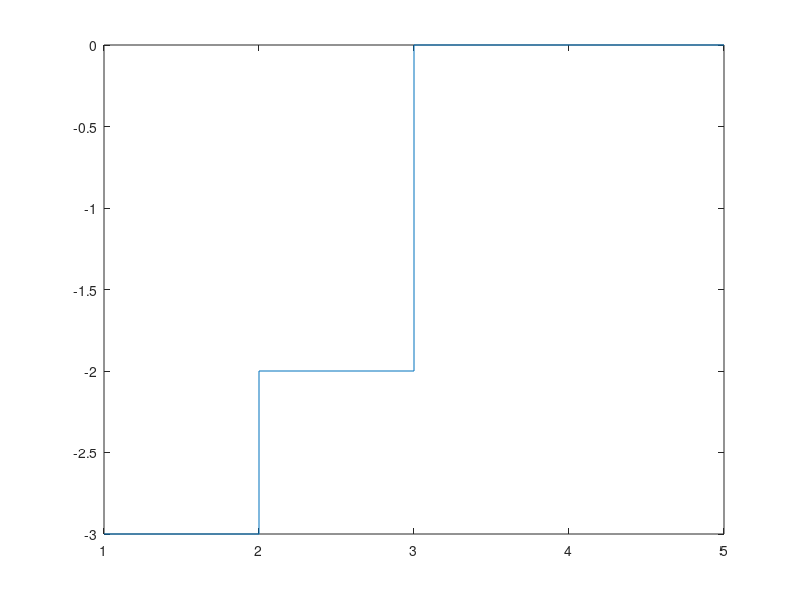
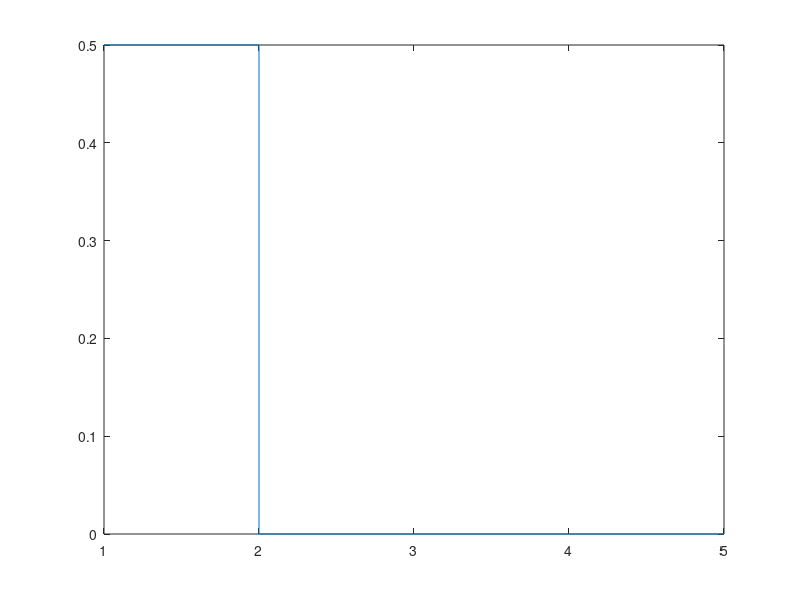
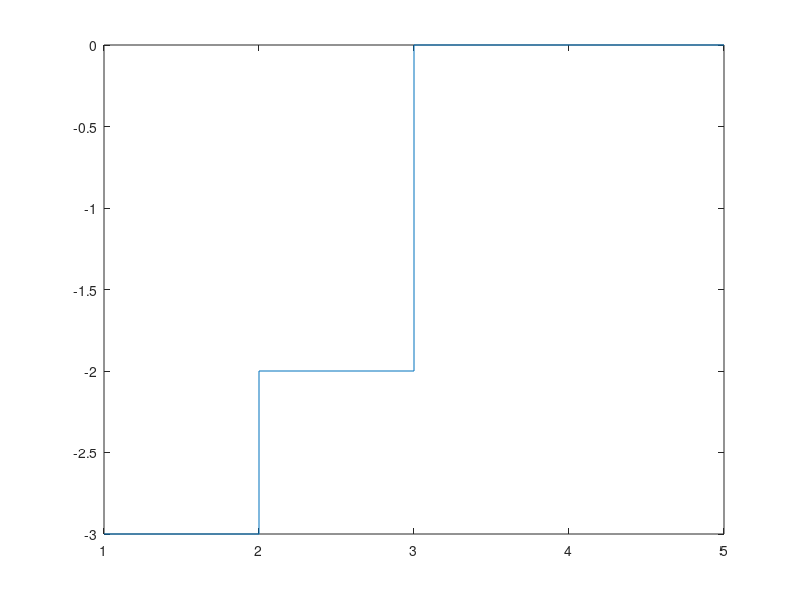
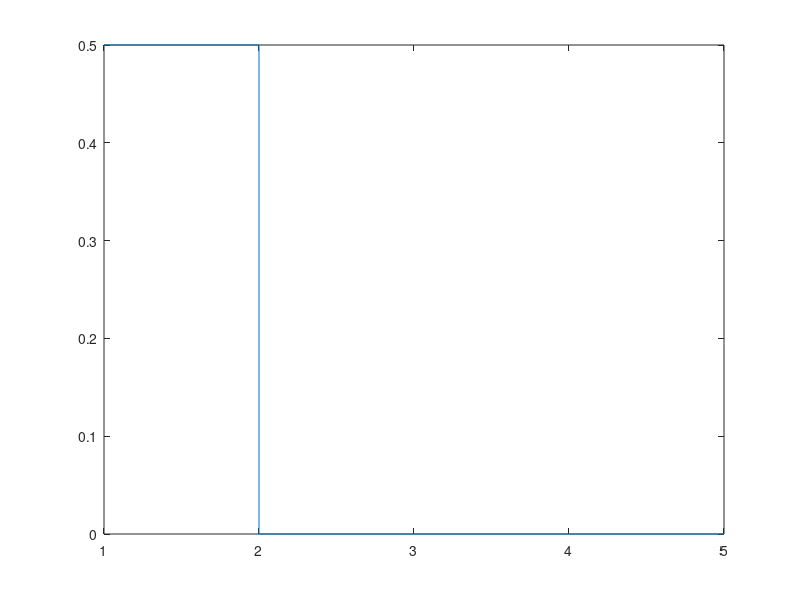

MATLAB code for these plots, in order:
%   MATLAB code for lecture 14
%   Written by Chris Vermillion

clear
clc

%   Given the system description in the example problem, compute the
%   lifted system representation
A = 2;
B = 0.5;
N = 5;
H = zeros(N,N);         %   Initialize H
M = zeros(N,1);
for i=1:N
    for j=1:i
        H(i,j) = A^(i-j)*B;
    end
    M(i) = A^i;
end
x0 = 1;         %   Initial condition

u_allowable = [-3 -2 -1 0 1 2 3];   %   Quantization of control values
N_allowable = length(u_allowable);
J_best = 10000; %   Initialize the best objective function so far to something ridiculously big

%   Search through all allowable control sequences
for i=1:N_allowable
    for j=1:N_allowable
        for k=1:N_allowable
            for m=1:N_allowable
                for n=1:N_allowable
                    u_sequence = [u_allowable(i) u_allowable(j) u_allowable(k) u_allowable(m) u_allowable(n)]';
                    x_sequence = H*u_sequence + M*x0;
                    J = 5*sum(x_sequence.^2) + sum(u_sequence.^2);
                    if J < J_best
                        J_best = J;
                        i_best = i;
                        j_best = j;
                        k_best = k;
                        m_best = m;
                        n_best = n;
                    end
                end
            end
        end
    end
end
u_best = [u_allowable(i_best) u_allowable(j_best) u_allowable(k_best) u_allowable(m_best) u_allowable(n_best)]';
x_best = H*u_best + M*x0;

figure(1)
stairs(u_best);

figure(2)
stairs(x_best);

%   Report the optimal cost
J_best

%%
%   Repeat the example using dynamic programming with backward recursion
x_allowable = [-1 -0.5 0 0.5 1];

%   Populate a table of stage costs and destination states for quick reference
J_stage = zeros(length(x_allowable),length(u_allowable));
x_dest = zeros(length(x_allowable),length(u_allowable));
for i=1:length(x_allowable)
    for j=1:length(u_allowable)
        x_dest(i,j) = A*x_allowable(i) + B*u_allowable(j);
        if abs(x_dest(i,j)) <= 1        %   State constraint satisfied
            J_stage(i,j) = 5*x_dest(i,j)^2 + u_allowable(j)^2;
        else                            %   State constraint violated
            J_stage(i,j) = 10000;
        end
    end
end

%   Compute the vector of optimal costs to go from step N-1, along with the
%   corresponding control values
J_opt_togo = zeros(length(x_allowable),1);  %   Optimal cost to go from each state
u_opt_togo_matrix = zeros(length(x_allowable),N);    %   Optimal control sequence from each originating state, at each stage
for i=1:length(x_allowable)
    [J_opt_togo(i),index] = min(J_stage(i,:));
    u_opt_togo_matrix(i,N) = u_allowable(index);
end

%   Begin the backward recursion through the rest of the stages
stage = N-2;
state_index = ones(length(u_allowable),1);
while stage >= 0
    u_opt_togo_matrix_prev = u_opt_togo_matrix;
    for i=1:length(x_allowable)
        for j=1:length(u_allowable)
            %   Calculate the intermediate (successor) state resulting from
            %   application of each candidate control input
            x_inter = A*x_allowable(i) + B*u_allowable(j);
            if abs(x_inter) <= 1
                state_index(j) = find(x_allowable == x_inter);
                %   Calculate the optimal cost to go through the above
                %   successor state
                J_togo(j) = J_stage(i,j) + J_opt_togo(state_index(j));
            else
                J_togo(j) = 10000;
            end
        end
        [J_opt_togo(i),control_index] = min(J_togo);
        u_opt_togo_matrix(i,stage+1) = u_allowable(control_index);
        %   Need to append the optimal control sequence with the optimal
        %   control sequence to go from the the intermediate state
        %   calculated above
        u_opt_togo_matrix(i,stage+2:N) = u_opt_togo_matrix_prev(state_index(control_index),stage+2:N);
    end
    stage = stage - 1;
end
%   Note - We have computed the optimal control input sequence for all
%   possible initial conditions. The example asks specifically about x0 =
%   1, so we will plot the optimal control sequence for that one in
%   particular
relevant_IC = find(x_allowable == x0);
u_opt_vector = u_opt_togo_matrix(relevant_IC,:);

figure(3)
stairs(u_opt_vector);

%   Report the optimal cost for the relevant IC
J_best_DP = J_opt_togo(relevant_IC)

%   Reconstruct the state evolution under the optimized control sequence
x_opt_vector = H*u_opt_vector' + M*x0;

figure(4)
stairs(x_opt_vector);

%   Although the plots in figures 3 and 4 are given for x0 = 1, we have in
%   fact computed the optimal control sequences for all candidate initial
%   conditions (-1, -0.5, 0, 0.5, and 1). These are given in the matrix
%   u_opt_togo_matrix
u_opt_matrix = u_opt_togo_matrix
